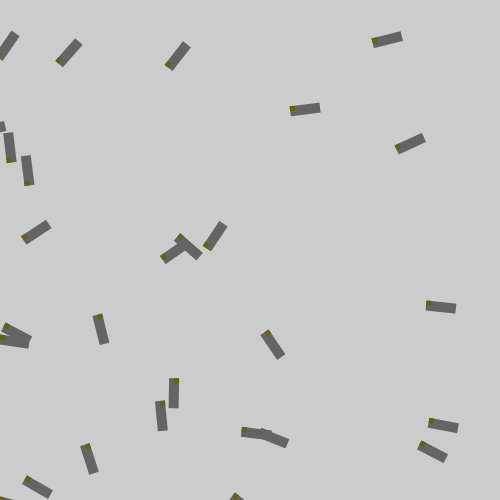
Frame 1 (no input)
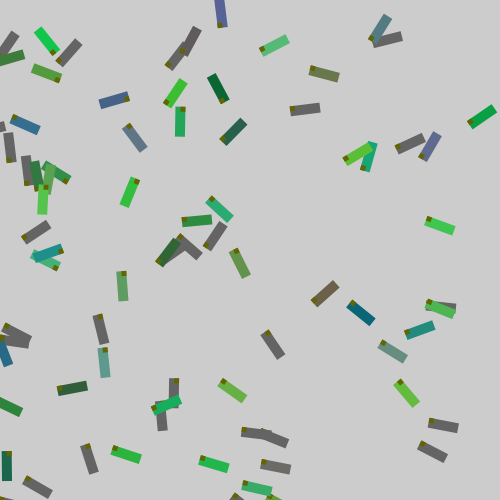
Frame 2 (the mouse pressed at the canvas centre, redrawn once)

The Processing sketch that drew these frames (run headless with seeded random() and noise(); the mouse was pressed at the canvas centre and the sketch redrawn once):

// Processing sketch: processing_3327
// ── processing_3327.pde

Pincel[] p;


void setup(){
  size(500, 500);
  noLoop(); 

  smooth();

  p = new Pincel[100];

  for(int i = 0; i < 100; i++){
    p[i] = new Pincel();
  }
}


void draw(){
  for(int i = 0; i < 100; i++){
    p[i].dibuja();
  }
 // velo();
}


class Pincel{
  float x, y;
  float diam;
  color col;
  int edad, edadMax;

  Pincel(){
    x = random(width);
    y = random(height);
    diam = 10;
    col = color(100);
    edad = 1;
    edadMax = round(random(500, 1000));
  }

  void dibuja(){
    calc();
    noStroke();
    
    fill(col);
     float angle = map(millis(), 0, width, 0, PI); 
  translate(208,208); 
  rotate(angle); 

    rect(x,y, 3*diam, diam); 
    
    fill(100, 100, 0);
    rect(x,y, diam/2, diam/2);
  }

  void calc(){
    x += random(-2, 2);
    y += random(-2, 2);

    x = x % width;
    y = y % height;

    if (x < 0) x *= -1;
    if (y < 0) y *= -1;

    edad ++;

    if(edad >= edadMax) col = color(0);
  }
}


void mousePressed(){
  for(int i = 0; i < 100; i++){
    p[i].col = color(red(p[i].col+40) + random(-100, 10), green(p[i].col)  + random(-10, 100), blue(p[i].col)  + random(-50, 50));
  }
}

void velo(){
  fill(0,10);
  rect(0,0,width, height); 
}

void keyPressed(){ 
  redraw();  
} 
